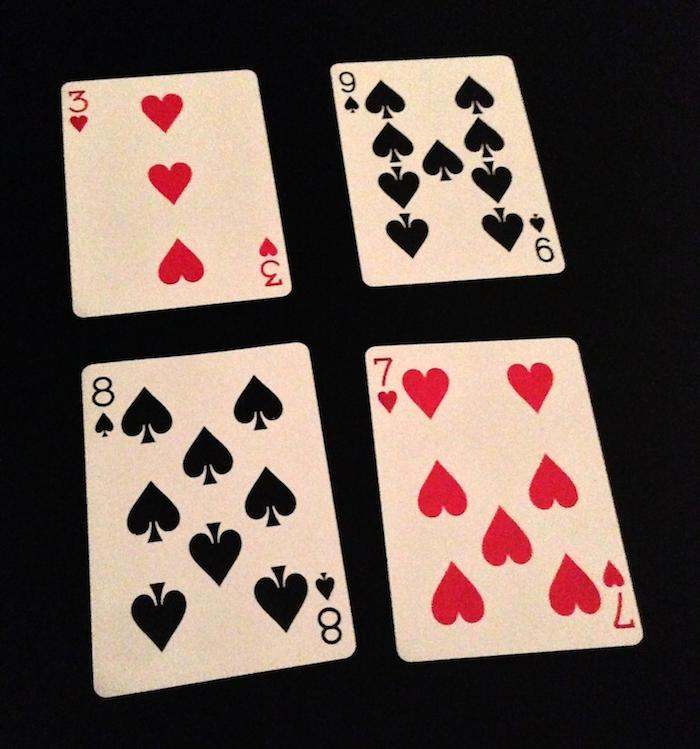
#> input picture Resources/cards.jpg, 700 x 749 px, given in place of the camera
$ python shapeDetection.py
#> lines starting #> are read from the running program, lines starting #| are printed output that depends on the picture; after the words box and inside, x2 and y2 are one past the last pixel; in counts of white or black regions, pixels touching at a corner belong together
### Basics of opencv/StackingImages.py
import cv2
import numpy as np

def stackingImages(scale , imgArray):
    rows = len(imgArray)
    col = len(imgArray[0])
    rowsAvailable = isinstance(imgArray[0] , list)
    width = imgArray[0][0].shape[1]
    height = imgArray[0][0].shape[0]
    if rowsAvailable:
        for x in range(0,rows):
            for y in range(0,col):
                if imgArray[x][y].shape[:2] == imgArray[0][0].shape[:2]:
                    imgArray[x][y] = cv2.resize(imgArray[x][y] , (0,0) , None , scale , scale)
                else:
                    imgArray[x][y] = cv2.resize(imgArray[x][y] , (imgArray[0][0].shape[1] , imgArray[0][0].shape[0]) , None , scale , scale)
                if len(imgArray[x][y].shape) ==2 :
                    imgArray[x][y] = cv2.cvtColor(imgArray[x][y] , cv2.COLOR_GRAY2BGR)
        imgBlank = np.zeros((height , width , 3) , np.uint8)
        hor = [imgBlank]*rows
        hor_con = [imgBlank]*rows
        for x in range(0,rows):
            hor[x] = np.hstack(imgArray[x])
        ver = np.vstack(hor)
    else:
        for x in range(0,rows):
            if imgArray[x].shape[:2] == imgArray[0].shape[:2]:
                imgArray[x] = cv2.resize(imgArray[x],(0,0),None,scale,scale)
            else:
                imgArray[x] = cv2.resize(imgArray[x],(imgArray[0].shape[1] , imgArray[0].shape[0]) , None , scale , scale)
            if len(imgArray[x].shape) == 2:
                imgArray[x] = cv2.cvtColor(imgArray[x] , cv2.COLOR_GRAY2BGR)
        hor = np.hstack(imgArray)
        ver = hor
    return ver

### Basics of opencv/shapeDetection.py
import cv2
import numpy as np
from StackingImages import stackingImages

def empty(a):
    pass

cv2.namedWindow("Parameters")
cv2.resizeWindow("Parameters" , 640,240)
cv2.createTrackbar("Threshold1" , "Parameters" , 23,255,empty)
cv2.createTrackbar("Threshold2" , "Parameters" , 20,255,empty)
cv2.createTrackbar("Area" , "Parameters" , 50,300,empty)

def getContours(img , imgContour):
    contours , heirarchy = cv2.findContours(img , cv2.RETR_EXTERNAL , cv2.CHAIN_APPROX_NONE)

    for c in contours:
        area = cv2.contourArea(c)
        areaMin = cv2.getTrackbarPos("Area" , "Parameters")
        if area > areaMin:
            print(area)
            cv2.drawContours(imgContour, contours, -1, (0, 255, 0), 7)
            peri = cv2.arcLength(c , True)
            approx = cv2.approxPolyDP(c , 0.02*peri , True)
            x,y,w,h = cv2.boundingRect(approx)
            cv2.rectangle(c , (x,y),(x+w,y+h),(255,0,0),5)

            cv2.putText(c , "Points: "+str(len(approx)) , (x+w+20,y+20) , cv2.FONT_HERSHEY_SIMPLEX , 0.7,(0,0,255),2)
            cv2.putText(c, "Area: " + str(int(area)), (x + w + 20, y + 50), cv2.FONT_HERSHEY_SIMPLEX, 0.7,
                        (0, 0, 255), 2)


frameWidth = 640
frameHeight = 480

cap = cv2.VideoCapture(0)
cap.set(3,frameWidth)
cap.set(4,frameHeight)


while True:
    success , img = cap.read()
#> img is the input picture: shape (749, 700, 3); mean B, G, R 79.2, 87.1, 103.6
    imgContour = img.copy()
    imgBlur = cv2.GaussianBlur(img , (7,7) , 0)
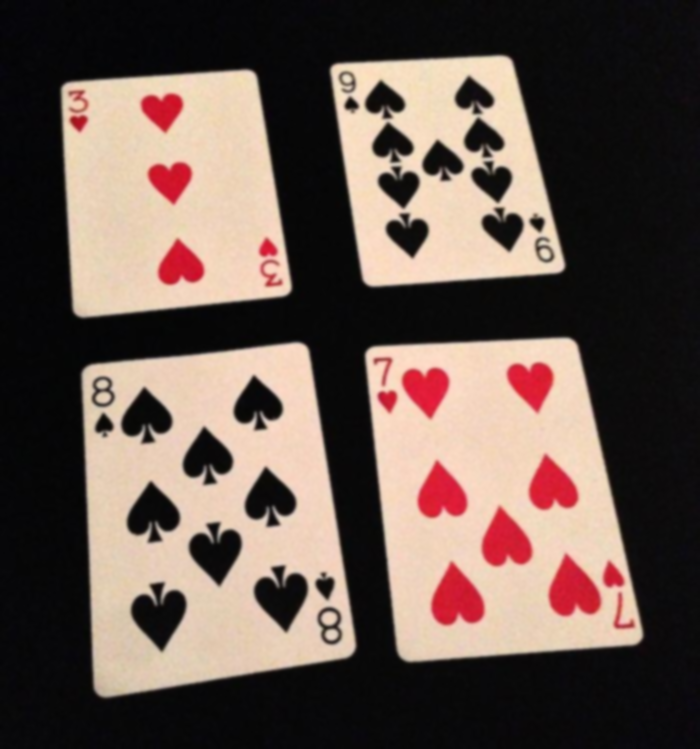
#> imgBlur: shape (749, 700, 3); mean B, G, R 79.2, 87.1, 103.6
    imgGray = cv2.cvtColor(imgBlur , cv2.COLOR_BGR2GRAY)
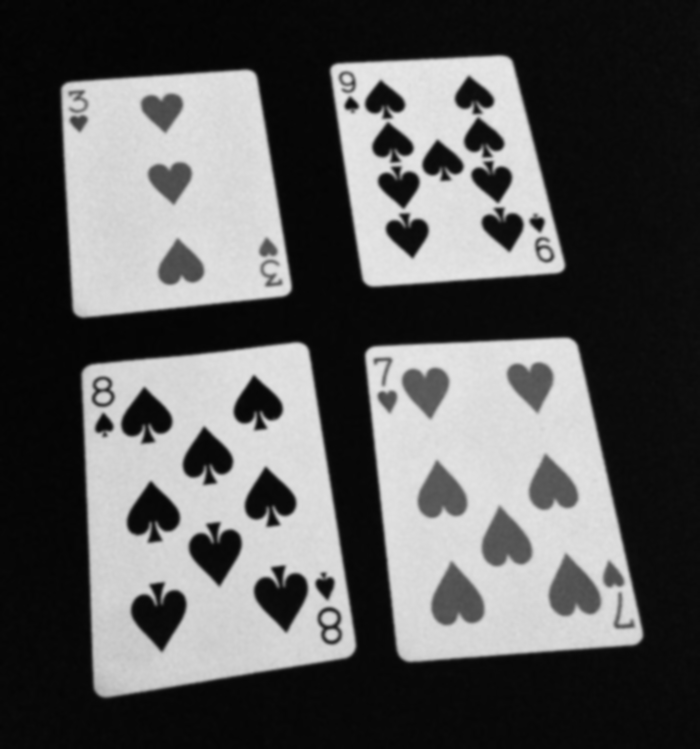
#> imgGray: shape (749, 700); min 3, max 231, mean 91.1

    threshold1 = cv2.getTrackbarPos("Threshold1" , "Parameters")
    threshold2 = cv2.getTrackbarPos("Threshold2" , "Parameters")
    imgCanny = cv2.Canny(imgGray , threshold1 ,threshold2)
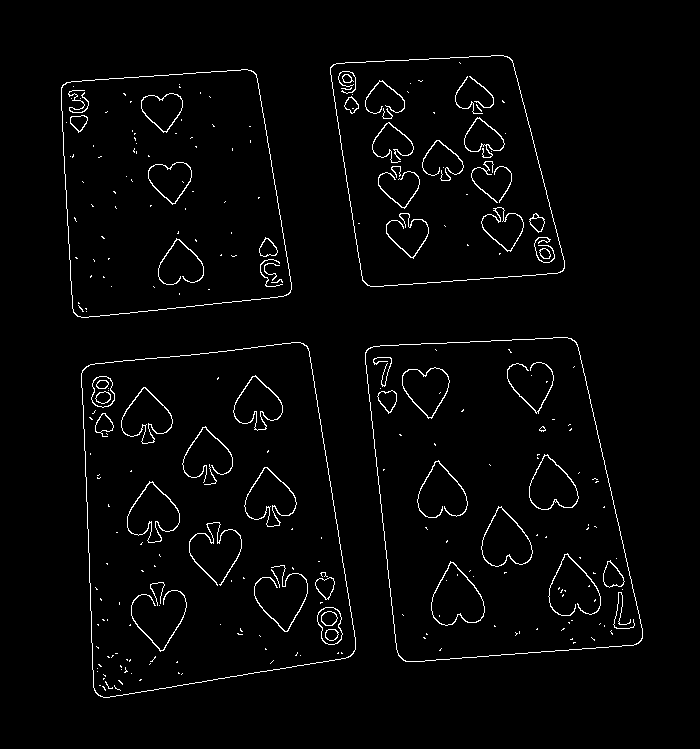
#> imgCanny: shape (749, 700); 2.3% white in thin lines or dots, all inside (x1, y1, x2, y2) = (61, 55, 643, 698)
    kernel = np.ones((5,5))
    imgDil = cv2.dilate(imgCanny , kernel , iterations=1)
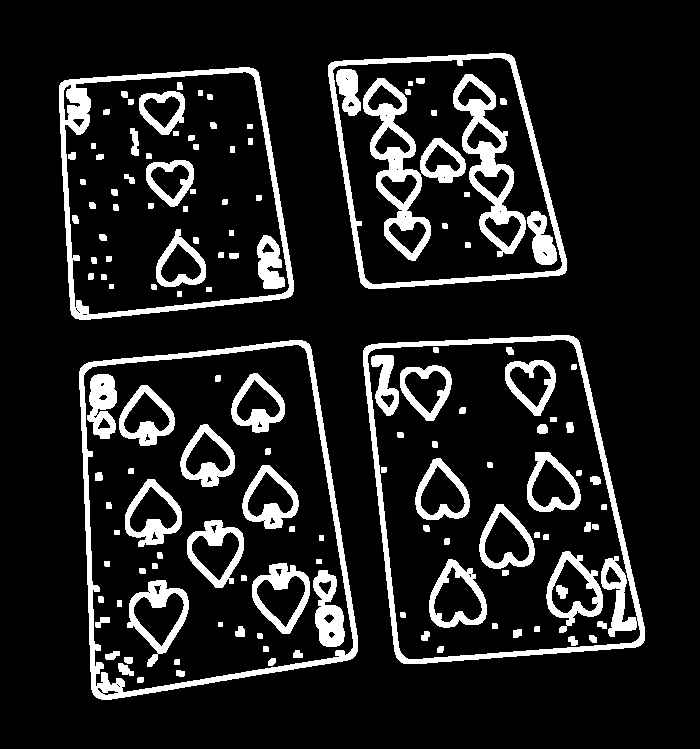
#> imgDil: shape (749, 700); 12.7% white; 141 white regions
    getContours(imgDil , imgContour)
#> in getContours, `contours , heirarchy = cv2.findContours(img , cv2.RETR_EXTERNAL , cv2...`: contours = 4 contours; box (x1, y1, x2, y2) and area: (79, 340, 358, 700) 82805, (363, 335, 645, 664) 74613, (59, 67, 294, 320) 50423, (328, 53, 567, 289) 44892
#> in getContours, `area = cv2.contourArea(c)`: area = 82805
#| 82805.0
#> in getContours, `cv2.drawContours(imgContour, contours, -1, (0, 255, 0), 7)`:
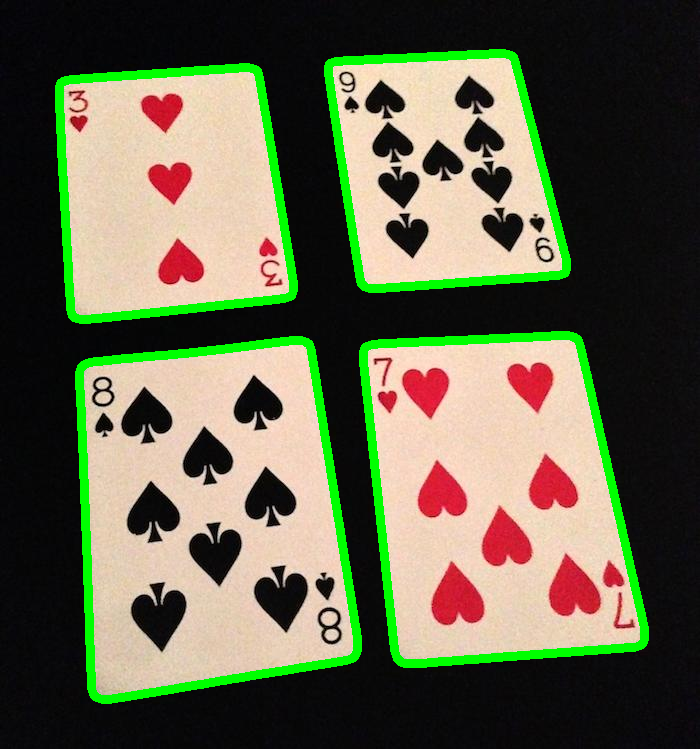
#> imgContour: shape (749, 700, 3); 6.72% of pixels changed, all inside (x1, y1, x2, y2) = (55, 49, 649, 704)
#> in getContours, `peri = cv2.arcLength(c , True)`: peri = 1188.5
#> in getContours, `approx = cv2.approxPolyDP(c , 0.02*peri , True)`: approx = [[305, 341], [80, 368], [96, 697], [355, 655]]
#> in getContours, `x,y,w,h = cv2.boundingRect(approx)`: x = 80; y = 341; w = 276; h = 357
    imgStack = stackingImages(0.8, [[img, imgBlur, imgCanny ],[imgDil,imgContour,imgContour]])
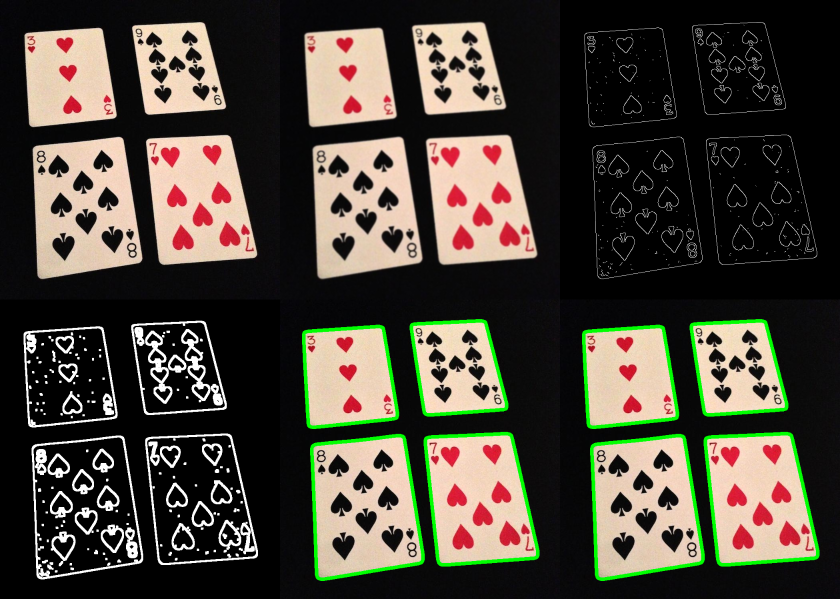
#> imgStack: shape (1198, 1680, 3) (shown at 1/2 size); mean B, G, R 57.9, 68.8, 73.9

    cv2.imshow("Result" , imgStack)
    if cv2.waitKey(1) & 0xFF == ord('w'):
#> (key Esc is pressed here)
        break
